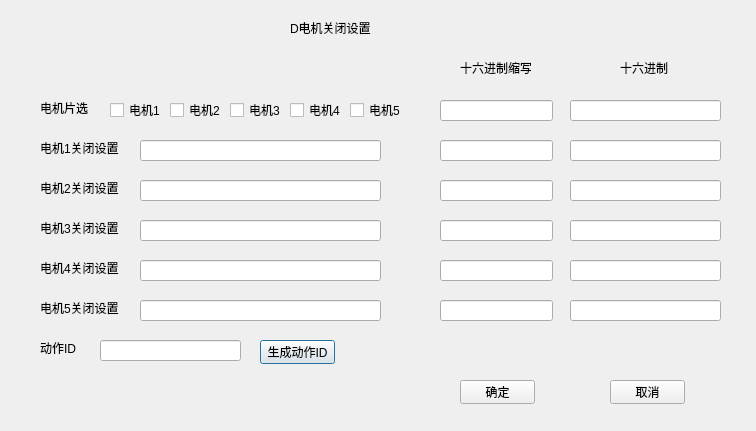
<?xml version="1.0" encoding="UTF-8"?>
<ui version="4.0">
 <class>MotorClosing</class>
 <widget class="QDialog" name="MotorClosing">
  <property name="geometry">
   <rect>
    <x>0</x>
    <y>0</y>
    <width>756</width>
    <height>431</height>
   </rect>
  </property>
  <property name="windowTitle">
   <string>Dialog</string>
  </property>
  <widget class="QLabel" name="label">
   <property name="geometry">
    <rect>
     <x>290</x>
     <y>20</y>
     <width>91</width>
     <height>16</height>
    </rect>
   </property>
   <property name="text">
    <string>D电机关闭设置</string>
   </property>
  </widget>
  <widget class="QLabel" name="label_2">
   <property name="geometry">
    <rect>
     <x>40</x>
     <y>100</y>
     <width>51</width>
     <height>16</height>
    </rect>
   </property>
   <property name="text">
    <string>电机片选</string>
   </property>
  </widget>
  <widget class="QCheckBox" name="checkBox">
   <property name="geometry">
    <rect>
     <x>110</x>
     <y>100</y>
     <width>51</width>
     <height>20</height>
    </rect>
   </property>
   <property name="text">
    <string>电机1</string>
   </property>
  </widget>
  <widget class="QCheckBox" name="checkBox_2">
   <property name="geometry">
    <rect>
     <x>170</x>
     <y>100</y>
     <width>51</width>
     <height>20</height>
    </rect>
   </property>
   <property name="text">
    <string>电机2</string>
   </property>
  </widget>
  <widget class="QCheckBox" name="checkBox_3">
   <property name="geometry">
    <rect>
     <x>230</x>
     <y>100</y>
     <width>51</width>
     <height>20</height>
    </rect>
   </property>
   <property name="text">
    <string>电机3</string>
   </property>
  </widget>
  <widget class="QCheckBox" name="checkBox_4">
   <property name="geometry">
    <rect>
     <x>290</x>
     <y>100</y>
     <width>51</width>
     <height>20</height>
    </rect>
   </property>
   <property name="text">
    <string>电机4</string>
   </property>
  </widget>
  <widget class="QCheckBox" name="checkBox_5">
   <property name="geometry">
    <rect>
     <x>350</x>
     <y>100</y>
     <width>51</width>
     <height>20</height>
    </rect>
   </property>
   <property name="text">
    <string>电机5</string>
   </property>
  </widget>
  <widget class="QLabel" name="label_3">
   <property name="geometry">
    <rect>
     <x>40</x>
     <y>140</y>
     <width>81</width>
     <height>16</height>
    </rect>
   </property>
   <property name="text">
    <string>电机1关闭设置</string>
   </property>
  </widget>
  <widget class="QLineEdit" name="lineEdit">
   <property name="geometry">
    <rect>
     <x>140</x>
     <y>140</y>
     <width>241</width>
     <height>21</height>
    </rect>
   </property>
  </widget>
  <widget class="QLineEdit" name="lineEdit_2">
   <property name="geometry">
    <rect>
     <x>140</x>
     <y>180</y>
     <width>241</width>
     <height>21</height>
    </rect>
   </property>
  </widget>
  <widget class="QLabel" name="label_4">
   <property name="geometry">
    <rect>
     <x>40</x>
     <y>180</y>
     <width>81</width>
     <height>16</height>
    </rect>
   </property>
   <property name="text">
    <string>电机2关闭设置</string>
   </property>
  </widget>
  <widget class="QLineEdit" name="lineEdit_3">
   <property name="geometry">
    <rect>
     <x>140</x>
     <y>220</y>
     <width>241</width>
     <height>21</height>
    </rect>
   </property>
  </widget>
  <widget class="QLabel" name="label_5">
   <property name="geometry">
    <rect>
     <x>40</x>
     <y>220</y>
     <width>81</width>
     <height>16</height>
    </rect>
   </property>
   <property name="text">
    <string>电机3关闭设置</string>
   </property>
  </widget>
  <widget class="QLineEdit" name="lineEdit_4">
   <property name="geometry">
    <rect>
     <x>140</x>
     <y>260</y>
     <width>241</width>
     <height>21</height>
    </rect>
   </property>
  </widget>
  <widget class="QLabel" name="label_6">
   <property name="geometry">
    <rect>
     <x>40</x>
     <y>260</y>
     <width>81</width>
     <height>16</height>
    </rect>
   </property>
   <property name="text">
    <string>电机4关闭设置</string>
   </property>
  </widget>
  <widget class="QLineEdit" name="lineEdit_5">
   <property name="geometry">
    <rect>
     <x>140</x>
     <y>300</y>
     <width>241</width>
     <height>21</height>
    </rect>
   </property>
  </widget>
  <widget class="QLabel" name="label_7">
   <property name="geometry">
    <rect>
     <x>40</x>
     <y>300</y>
     <width>81</width>
     <height>16</height>
    </rect>
   </property>
   <property name="text">
    <string>电机5关闭设置</string>
   </property>
  </widget>
  <widget class="QLabel" name="label_8">
   <property name="geometry">
    <rect>
     <x>460</x>
     <y>60</y>
     <width>71</width>
     <height>16</height>
    </rect>
   </property>
   <property name="text">
    <string>十六进制缩写</string>
   </property>
  </widget>
  <widget class="QLabel" name="label_9">
   <property name="geometry">
    <rect>
     <x>620</x>
     <y>60</y>
     <width>51</width>
     <height>16</height>
    </rect>
   </property>
   <property name="text">
    <string>十六进制</string>
   </property>
  </widget>
  <widget class="QLineEdit" name="lineEdit_6">
   <property name="geometry">
    <rect>
     <x>440</x>
     <y>100</y>
     <width>113</width>
     <height>21</height>
    </rect>
   </property>
   <property name="readOnly">
    <bool>true</bool>
   </property>
  </widget>
  <widget class="QLineEdit" name="lineEdit_7">
   <property name="geometry">
    <rect>
     <x>570</x>
     <y>100</y>
     <width>151</width>
     <height>21</height>
    </rect>
   </property>
   <property name="readOnly">
    <bool>true</bool>
   </property>
  </widget>
  <widget class="QLineEdit" name="lineEdit_8">
   <property name="geometry">
    <rect>
     <x>440</x>
     <y>140</y>
     <width>113</width>
     <height>21</height>
    </rect>
   </property>
   <property name="readOnly">
    <bool>true</bool>
   </property>
  </widget>
  <widget class="QLineEdit" name="lineEdit_9">
   <property name="geometry">
    <rect>
     <x>570</x>
     <y>140</y>
     <width>151</width>
     <height>21</height>
    </rect>
   </property>
   <property name="readOnly">
    <bool>true</bool>
   </property>
  </widget>
  <widget class="QLineEdit" name="lineEdit_10">
   <property name="geometry">
    <rect>
     <x>440</x>
     <y>180</y>
     <width>113</width>
     <height>21</height>
    </rect>
   </property>
   <property name="readOnly">
    <bool>true</bool>
   </property>
  </widget>
  <widget class="QLineEdit" name="lineEdit_11">
   <property name="geometry">
    <rect>
     <x>570</x>
     <y>180</y>
     <width>151</width>
     <height>21</height>
    </rect>
   </property>
   <property name="readOnly">
    <bool>true</bool>
   </property>
  </widget>
  <widget class="QLineEdit" name="lineEdit_12">
   <property name="geometry">
    <rect>
     <x>440</x>
     <y>220</y>
     <width>113</width>
     <height>21</height>
    </rect>
   </property>
   <property name="readOnly">
    <bool>true</bool>
   </property>
  </widget>
  <widget class="QLineEdit" name="lineEdit_13">
   <property name="geometry">
    <rect>
     <x>570</x>
     <y>220</y>
     <width>151</width>
     <height>21</height>
    </rect>
   </property>
   <property name="readOnly">
    <bool>true</bool>
   </property>
  </widget>
  <widget class="QLineEdit" name="lineEdit_14">
   <property name="geometry">
    <rect>
     <x>440</x>
     <y>260</y>
     <width>113</width>
     <height>21</height>
    </rect>
   </property>
   <property name="readOnly">
    <bool>true</bool>
   </property>
  </widget>
  <widget class="QLineEdit" name="lineEdit_15">
   <property name="geometry">
    <rect>
     <x>570</x>
     <y>260</y>
     <width>151</width>
     <height>21</height>
    </rect>
   </property>
   <property name="readOnly">
    <bool>true</bool>
   </property>
  </widget>
  <widget class="QLineEdit" name="lineEdit_16">
   <property name="geometry">
    <rect>
     <x>440</x>
     <y>300</y>
     <width>113</width>
     <height>21</height>
    </rect>
   </property>
   <property name="readOnly">
    <bool>true</bool>
   </property>
  </widget>
  <widget class="QLineEdit" name="lineEdit_17">
   <property name="geometry">
    <rect>
     <x>570</x>
     <y>300</y>
     <width>151</width>
     <height>21</height>
    </rect>
   </property>
   <property name="readOnly">
    <bool>true</bool>
   </property>
  </widget>
  <widget class="QLabel" name="label_10">
   <property name="geometry">
    <rect>
     <x>40</x>
     <y>340</y>
     <width>54</width>
     <height>16</height>
    </rect>
   </property>
   <property name="text">
    <string>动作ID</string>
   </property>
  </widget>
  <widget class="QLineEdit" name="lineEdit_18">
   <property name="geometry">
    <rect>
     <x>100</x>
     <y>340</y>
     <width>141</width>
     <height>21</height>
    </rect>
   </property>
  </widget>
  <widget class="QPushButton" name="pushButton">
   <property name="geometry">
    <rect>
     <x>260</x>
     <y>340</y>
     <width>75</width>
     <height>24</height>
    </rect>
   </property>
   <property name="text">
    <string>生成动作ID</string>
   </property>
  </widget>
  <widget class="QPushButton" name="pushButton_2">
   <property name="geometry">
    <rect>
     <x>460</x>
     <y>380</y>
     <width>75</width>
     <height>24</height>
    </rect>
   </property>
   <property name="text">
    <string>确定</string>
   </property>
  </widget>
  <widget class="QPushButton" name="pushButton_3">
   <property name="geometry">
    <rect>
     <x>610</x>
     <y>380</y>
     <width>75</width>
     <height>24</height>
    </rect>
   </property>
   <property name="text">
    <string>取消</string>
   </property>
  </widget>
 </widget>
 <resources/>
 <connections/>
</ui>
